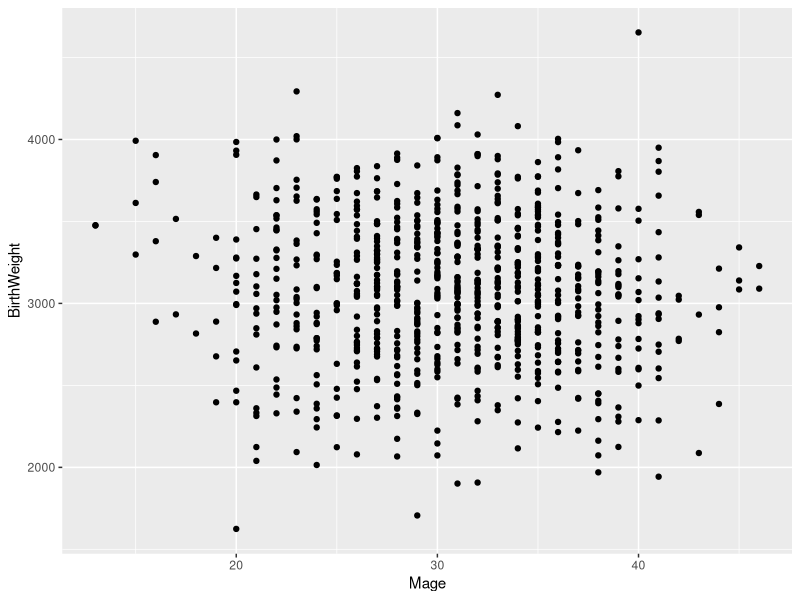
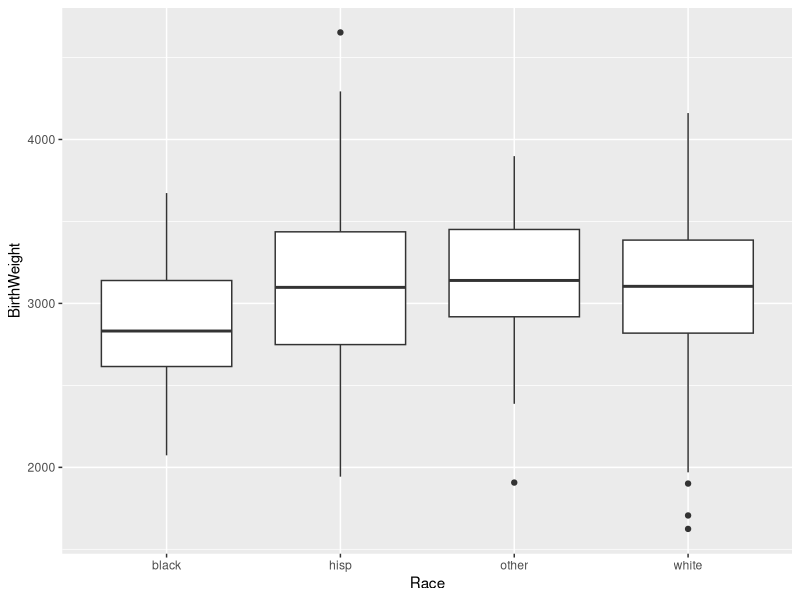
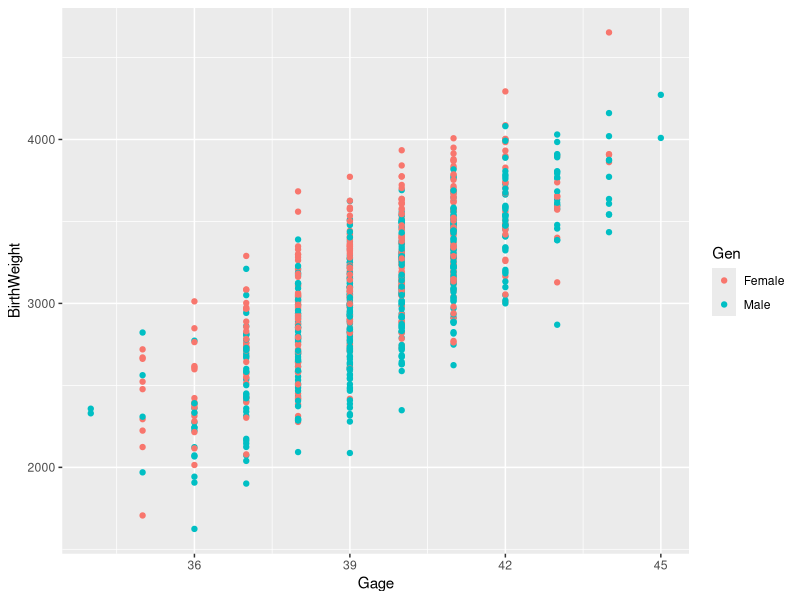
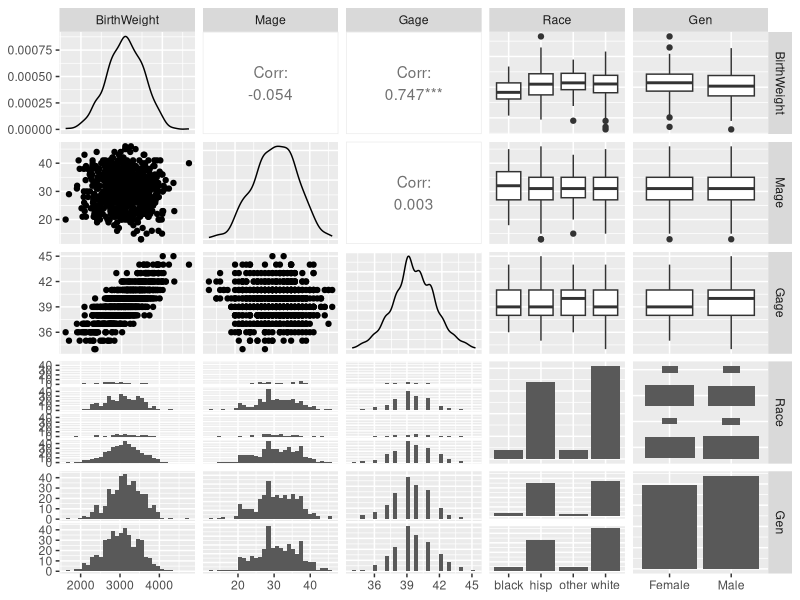
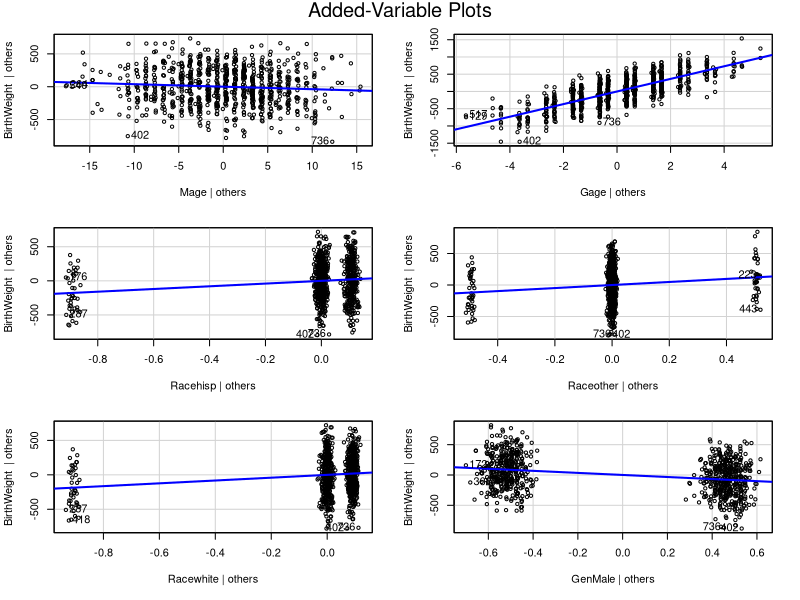
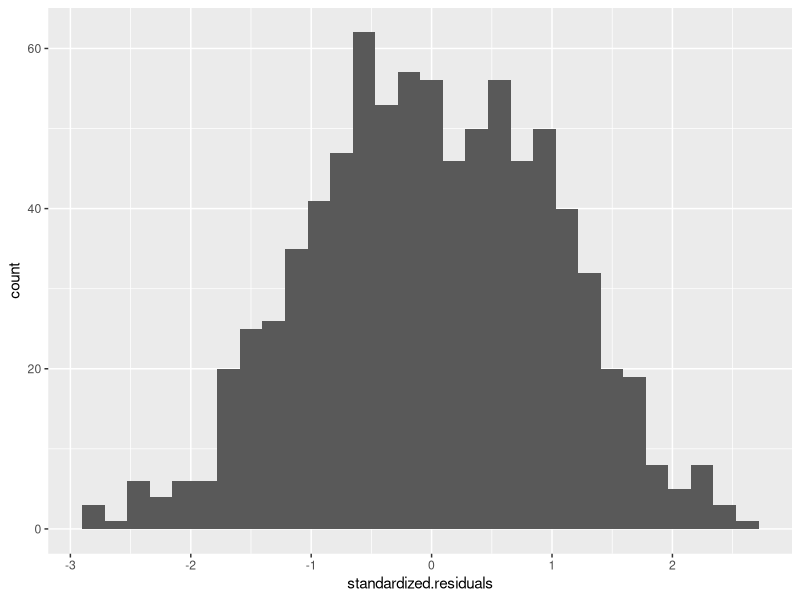
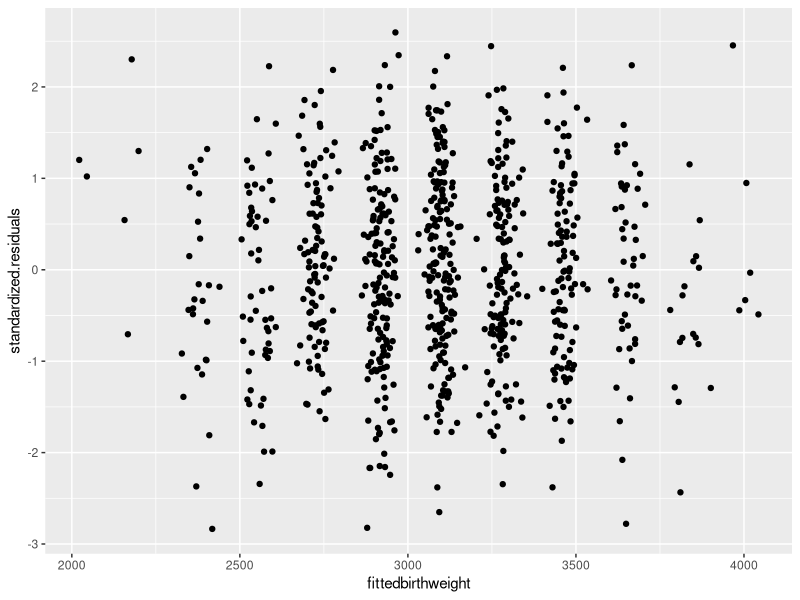
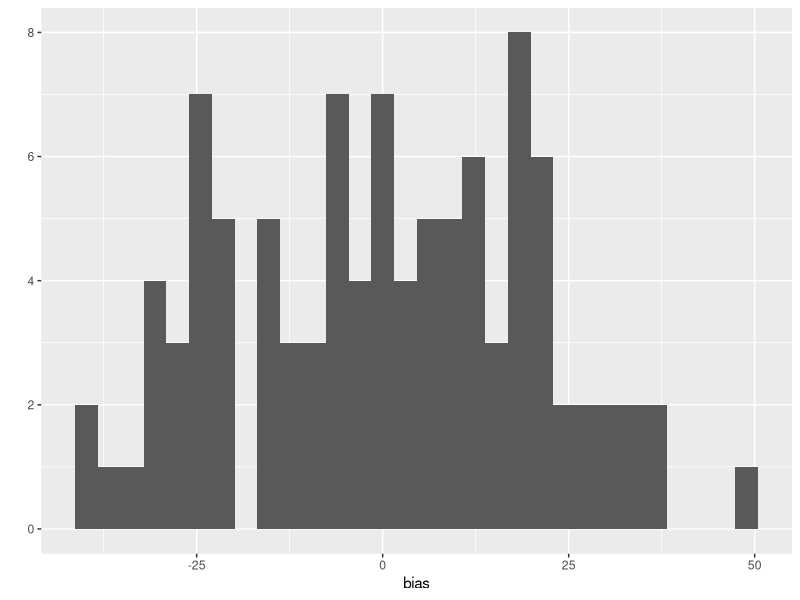

These charts were generated, in order, by the following R code:
library("ggplot2")
library("GGally")
library("MASS")
library("car")
library("lmtest")
library("tidyverse")
library("magrittr")
library("multcomp")

birthweightdata <- read.table("BirthWeights.txt", header = TRUE)

###Summary of Data###

#1
ggplot(data=birthweightdata, mapping=aes(x=Mage,y=BirthWeight)) + geom_point()
#2
ggplot(data=birthweightdata, mapping=aes(x=Race,y=BirthWeight)) + geom_boxplot()
#3
ggplot(data=birthweightdata, mapping=aes(x=Gage,y=BirthWeight, color=Gen)) + geom_point()
#4
cor(x=birthweightdata$Mage, y=birthweightdata$BirthWeight)
#5
ggpairs(data=birthweightdata)

###Fitting a Linear Model###

birthweight.lm <- lm(BirthWeight~., data=birthweightdata)

X <- model.matrix(BirthWeight~., data=birthweightdata)
Y <- birthweightdata[,1]

#1

#(X'X)inverse X'y
betahats <- (solve(t(X)%*%X))%*%(t(X)%*%Y)
betahats
coef(birthweight.lm)

#(y???Xb^)'(y???xb^)/(n???P???1)
n <- nrow(X)
p <- ncol(X) - 1
sigmasquared <- ((t(Y-(X%*%betahats)))%*%(Y-(X%*%betahats))) / (n - p - 1)
sigmasquared
(summary(birthweight.lm)$sigma)^2

#2
fittedbirthweight <- X%*%betahats
fittedbirthweight
fitted.values(birthweight.lm)
head(fittedbirthweight)
head(fitted.values(birthweight.lm))

#3
residbirthweight <- Y-(X%*%betahats)
residbirthweight
resid(birthweight.lm)

#4
summary(birthweight.lm)$r.squared


###Checking Assumptions###

#1
avPlots(birthweight.lm)
#All of the plots appear to be linear although a better look at residuals and testing is necessary.

#2
standardized.residuals <- stdres(birthweight.lm)
ggplot()+geom_histogram(mapping=aes(x=standardized.residuals))

ks.test(standardized.residuals, "pnorm")
#The results of the test fail to reject the null hypotethis.
#3
ggplot(data=birthweightdata, mapping=aes(x=fittedbirthweight,y=standardized.residuals)) + geom_point()

bptest(birthweight.lm)
#The results of the test fail to reject the null hypotethis.


###Prediction###

#1
newx <- as.matrix(c(1, 26, 37, 1, 0, 0, 0))
betahats<- as.matrix(betahats)
t(newx)%*%betahats

new.x <- data.frame(Mage=26, Gage=37, Race="hisp", Gen="Female")
predict.lm(birthweight.lm, newdata=new.x, interval="prediction", level=0.97)

#2
predict.lm(birthweight.lm, newdata=new.x, interval="prediction", level=0.99)

###Cross Validation###

n.cv <- 100 #Number of CV studies to run
n.test <- nrow(birthweightdata) / 2  #Number of observations in a test set
n <- nrow(birthweightdata)
rpmse <- rep(x=NA, times=n.cv)
bias <- rep(x=NA, times=n.cv)
wid <- rep(x=NA, times=n.cv)
cvg <- rep(x=NA, times=n.cv)
for(cv in 1:n.cv){
  ## Select test observations
  
  test.obs <- sample(x=1:n, size=n.test)
  
  ## Split into test and training sets
  test.set <- birthweightdata[test.obs,]
  train.set <- birthweightdata[-test.obs,]
  
  ## Fit a lm() using the training data
  train.lm <- lm(BirthWeight~., data=train.set)
  
  ## Generate predictions for the test set
  my.preds <- predict.lm(train.lm, newdata=test.set, interval="prediction")
  
  ## Calculate bias
  bias[cv] <- mean(test.set[['BirthWeight']]-my.preds[,'fit'])
  
  ## Calculate RPMSE
  rpmse[cv] <- (test.set[['BirthWeight']]-my.preds[,'fit'])^2 %>% mean() %>% sqrt()
  
  ## Calculate Coverage
  cvg[cv] <- ((test.set[['BirthWeight']] > my.preds[,'lwr']) & (test.set[['BirthWeight']] < my.preds[,'upr'])) %>% mean()
  
  ## Calculate Width
  wid[cv] <- (my.preds[,'upr'] - my.preds[,'lwr']) %>% mean()
  
}

qplot(bias, geom="histogram")
qplot(rpmse, geom="histogram")
qplot(cvg, geom="histogram")
qplot(wid, geom="histogram")

#Hypothesis Testing and Confidence Intervals

#1
summary(birthweight.lm)
#Mage has a t value of -2.259 and a P-value of 0.024171 according to the summary of the full linear model

#2
confint(birthweight.lm, 0.90)

#3
norace.lm <- lm(BirthWeight~.-Race, data=birthweightdata)
anova(birthweight.lm, norace.lm)

a <- c(1,24,40,0,0,1,1) - c(1,34,33,0,0,1,1)
a.transpose <- t(as.matrix(a))
my.test <- glht(birthweight.lm, linfct=a.transpose, alternative="two.sided")
confint(my.test, 0.94)
